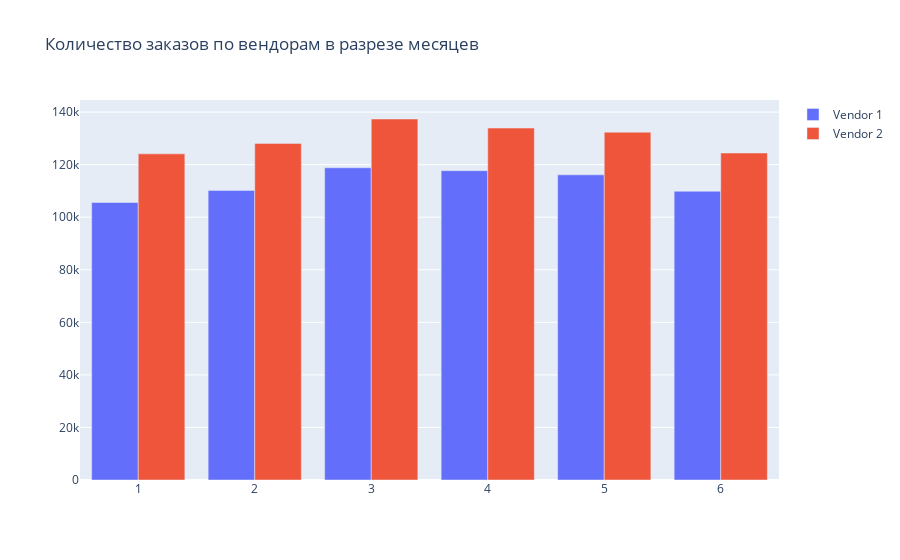

Notebook code for this chart:
### Code cell
data = [line_1, line_2]
layout = {'title': 'Количество заказов по вендорам в разрезе месяцев'}
fig = go.Figure(data=data, layout=layout)
iplot(fig, show_link=False)

### Figure 1 — Plotly figure (JSON) as saved in the notebook; plotly's stock layout.template omitted (floating-point values rounded to 4 significant figures)
{"data": [{"name": "Vendor 1", "type": "bar", "x": [1, 2, 3, 4, 5, 6], "y": [105602, 110210, 118813, 117710, 116130, 109877]}, {"name": "Vendor 2", "type": "bar", "x": [1, 2, 3, 4, 5, 6], "y": [124105, 128090, 137376, 133935, 132357, 124439]}], "layout": {"title": {"text": "Количество заказов по вендорам в разрезе месяцев"}}}
